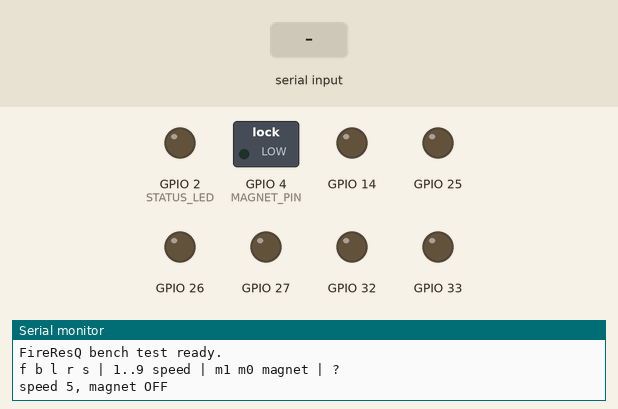
This sketch was run on a simulated ESP32. Parts: switched loads named in the sketch (green lamp = pin HIGH), output pins drawn as LEDs (lit = HIGH), the last lines printed to the serial monitor. Inputs (shaded band) come from the test bench.

Above: at 1.2 s.
1.3 s: "f\n" received over Serial
At 2.1 s:
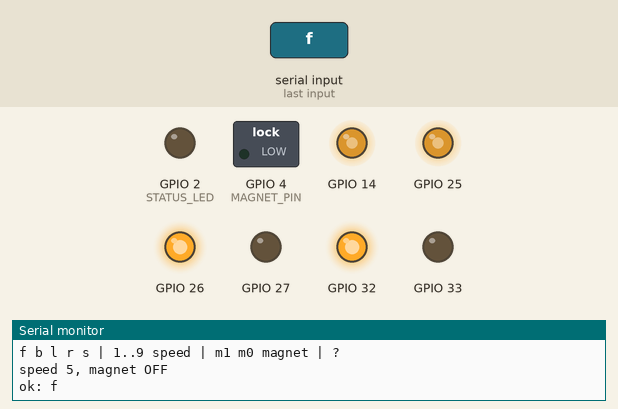
3.8 s: "b\n" received over Serial
At 4.6 s:
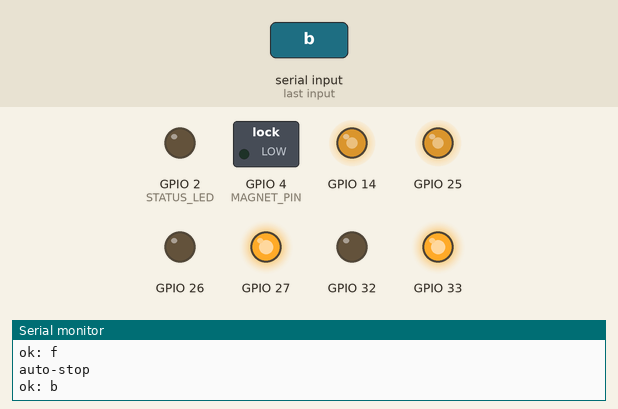
6.3 s: "l\n" received over Serial
At 7.1 s:
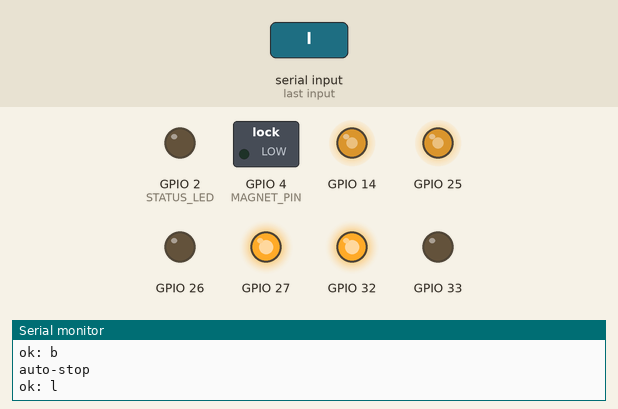
8.8 s: "r\n" received over Serial
At 9.6 s:
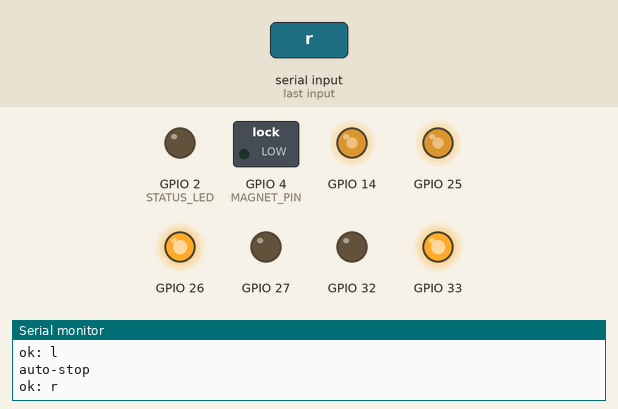
11.3 s: "m1\n" received over Serial
At 12.5 s:
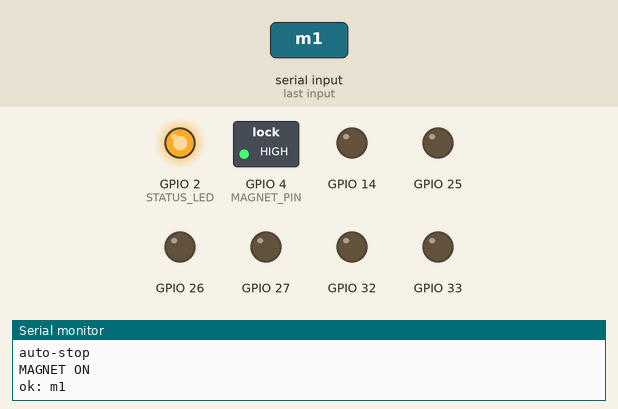
12.8 s: "m0\n" received over Serial
At 13.8 s:
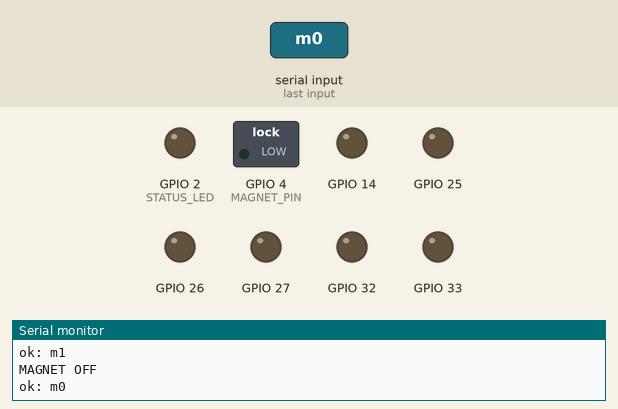
Timing chart, 0 to 15.3 s (numbered marks = the images above; inputs shaded):
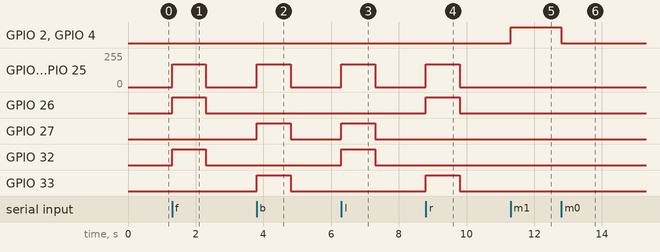

The sketch:

bench_test.ino
```cpp
// FireResQ ESP32 BENCH TEST - prove the wiring before any ROS integration.
// NOT the Phase 12 firmware: no ROS, no encoders, no odometry. Wiring: HOW_TO_MAKE_THE_COMPLETE_ROBOT.md, step 3.
//
// Type a command in the Serial Monitor (115200 baud, "Newline"):
//   f / b      forward / backward          l / r   spin left / right on the spot
//   s          stop                         1..9    speed (default 5)
//   m1 / m0    "magnet" ON / OFF (an LED now; the MOSFET gate later - same pin)
//   ?          help + current state
// SAFETY: every motion stops by itself after MOVE_MS. Nothing moves unless you keep sending commands.

// ---- pins (change here only) -------------------------------------------------------------------
// Motor driver inputs. L298N: IN1 IN2 ENA (left), IN3 IN4 ENB (right).
// TB6612FNG: AIN1 AIN2 PWMA (left), BIN1 BIN2 PWMB (right), and STBY -> 3.3 V.
const int L_IN1 = 26, L_IN2 = 27, L_EN = 25;
const int R_IN1 = 32, R_IN2 = 33, R_EN = 14;
const int MAGNET_PIN = 4;     // LED (+ 220 ohm) now; logic-level MOSFET module gate later
const int STATUS_LED = 2;     // the on-board LED on most ESP32 dev boards; mirrors the magnet
// Reserved for the encoders (Phase 12; input-only pins, need external pull-ups): 34, 35 (left A/B), 36, 39 (right A/B).

// If a wheel turns the wrong way, flip its sign here instead of rewiring.
const int L_DIR = +1, R_DIR = +1;

const unsigned long MOVE_MS = 1000;   // watchdog: a motion command lasts at most this long

int speedLevel = 5;                   // 1..9
unsigned long moveUntil = 0;
bool magnetOn = false;

void motor(int in1, int in2, int en, int dirSign, int pwm) {   // pwm -255..255
  pwm *= dirSign;
  digitalWrite(in1, pwm > 0 ? HIGH : LOW);
  digitalWrite(in2, pwm < 0 ? HIGH : LOW);
  analogWrite(en, abs(pwm));
}

void drive(int left, int right) {
  motor(L_IN1, L_IN2, L_EN, L_DIR, left);
  motor(R_IN1, R_IN2, R_EN, R_DIR, right);
}

void stopAll() { drive(0, 0); moveUntil = 0; }

void setMagnet(bool on) {
  magnetOn = on;
  digitalWrite(MAGNET_PIN, on ? HIGH : LOW);
  digitalWrite(STATUS_LED, on ? HIGH : LOW);
  Serial.println(on ? "MAGNET ON" : "MAGNET OFF");
}

void help() {
  Serial.println("f b l r s | 1..9 speed | m1 m0 magnet | ?");
  Serial.printf("speed %d, magnet %s\n", speedLevel, magnetOn ? "ON" : "OFF");
}

void setup() {
  Serial.begin(115200);
  int outs[] = {L_IN1, L_IN2, L_EN, R_IN1, R_IN2, R_EN, MAGNET_PIN, STATUS_LED};
  for (int p : outs) { pinMode(p, OUTPUT); digitalWrite(p, LOW); }
  stopAll();
  setMagnet(false);
  Serial.println("FireResQ bench test ready.");
  help();
}

void loop() {
  if (moveUntil && millis() > moveUntil) { stopAll(); Serial.println("auto-stop"); }
  if (!Serial.available()) return;
  String c = Serial.readStringUntil('\n');
  c.trim();
  if (c.length() == 0) return;
  int pwm = map(speedLevel, 1, 9, 90, 255);   // below ~90 most geared motors just hum
  if      (c == "f") { drive( pwm,  pwm); moveUntil = millis() + MOVE_MS; }
  else if (c == "b") { drive(-pwm, -pwm); moveUntil = millis() + MOVE_MS; }   // bench test only: the robot never reverses autonomously
  else if (c == "l") { drive(-pwm,  pwm); moveUntil = millis() + MOVE_MS; }
  else if (c == "r") { drive( pwm, -pwm); moveUntil = millis() + MOVE_MS; }
  else if (c == "s") { stopAll(); }
  else if (c == "m1") { setMagnet(true); }
  else if (c == "m0") { setMagnet(false); }
  else if (c.length() == 1 && c[0] >= '1' && c[0] <= '9') { speedLevel = c[0] - '0'; }
  else if (c == "?") { help(); return; }
  else { Serial.println("unknown command"); help(); return; }
  Serial.printf("ok: %s\n", c.c_str());
}
```

Measured:
- after the input at 1.3 s, GPIO 14, GPIO 25: 0/255 → 172/255 at once, → 0/255 1.0 s later; GPIO 26, GPIO 32: LOW → HIGH at once, → LOW 1.0 s later
- after the input at 3.8 s, GPIO 14, GPIO 25: 0/255 → 172/255 at once, → 0/255 1.0 s later; GPIO 27, GPIO 33: LOW → HIGH at once, → LOW 1.0 s later
- after the input at 6.3 s, GPIO 14, GPIO 25: 0/255 → 172/255 at once, → 0/255 1.0 s later; GPIO 27, GPIO 32: LOW → HIGH at once, → LOW 1.0 s later
- after the input at 8.8 s, GPIO 14, GPIO 25: 0/255 → 172/255 at once, → 0/255 1.0 s later; GPIO 26, GPIO 33: LOW → HIGH at once, → LOW 1.0 s later
- after the input at 11.3 s, GPIO 2 (STATUS_LED), GPIO 4 (MAGNET_PIN): LOW → HIGH at once
- after the input at 12.8 s, GPIO 2 (STATUS_LED), GPIO 4 (MAGNET_PIN): HIGH → LOW at once
